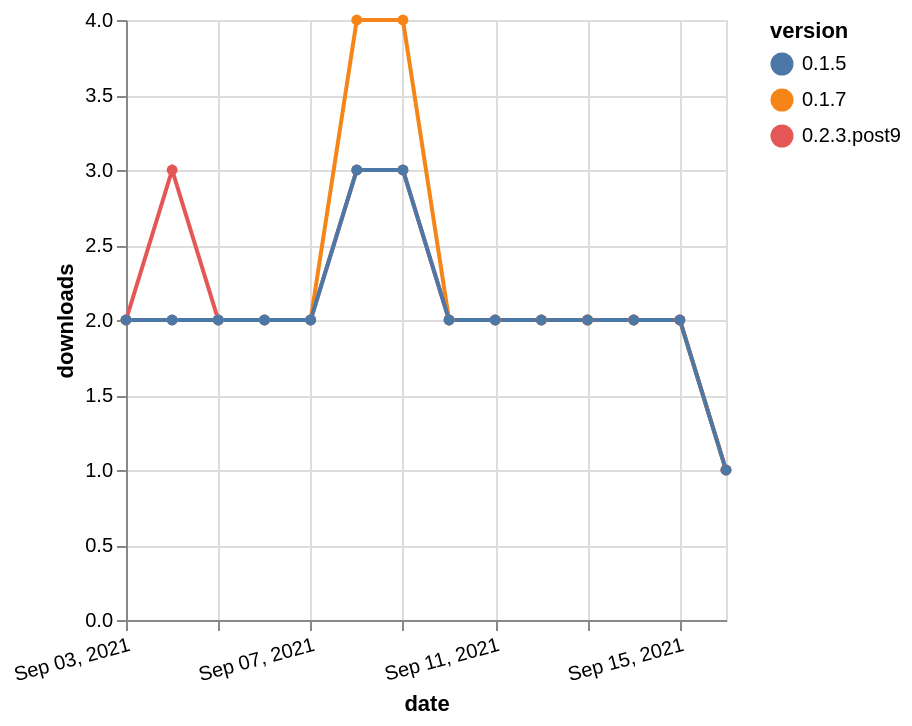

Vega-Lite specification stored for this chart:
### Vega-Lite specification from a JSON file in a GitHub repository (floating-point values rounded to 4 significant figures)
{"$schema": "https://vega.github.io/schema/vega-lite/v5.json", "description": "A simple bar chart with embedded data.", "data": {"values": [{"date": "2021-09-03", "total": 2240, "delta": 2, "version": "0.2.3.post9"}, {"date": "2021-09-04", "total": 2243, "delta": 3, "version": "0.2.3.post9"}, {"date": "2021-09-05", "total": 2245, "delta": 2, "version": "0.2.3.post9"}, {"date": "2021-09-06", "total": 2247, "delta": 2, "version": "0.2.3.post9"}, {"date": "2021-09-07", "total": 2249, "delta": 2, "version": "0.2.3.post9"}, {"date": "2021-09-08", "total": 2252, "delta": 3, "version": "0.2.3.post9"}, {"date": "2021-09-09", "total": 2255, "delta": 3, "version": "0.2.3.post9"}, {"date": "2021-09-10", "total": 2257, "delta": 2, "version": "0.2.3.post9"}, {"date": "2021-09-11", "total": 2259, "delta": 2, "version": "0.2.3.post9"}, {"date": "2021-09-12", "total": 2261, "delta": 2, "version": "0.2.3.post9"}, {"date": "2021-09-13", "total": 2263, "delta": 2, "version": "0.2.3.post9"}, {"date": "2021-09-14", "total": 2265, "delta": 2, "version": "0.2.3.post9"}, {"date": "2021-09-15", "total": 2267, "delta": 2, "version": "0.2.3.post9"}, {"date": "2021-09-16", "total": 2268, "delta": 1, "version": "0.2.3.post9"}, {"date": "2021-09-03", "total": 2744, "delta": 2, "version": "0.1.7"}, {"date": "2021-09-04", "total": 2746, "delta": 2, "version": "0.1.7"}, {"date": "2021-09-05", "total": 2748, "delta": 2, "version": "0.1.7"}, {"date": "2021-09-06", "total": 2750, "delta": 2, "version": "0.1.7"}, {"date": "2021-09-07", "total": 2752, "delta": 2, "version": "0.1.7"}, {"date": "2021-09-08", "total": 2756, "delta": 4, "version": "0.1.7"}, {"date": "2021-09-09", "total": 2760, "delta": 4, "version": "0.1.7"}, {"date": "2021-09-10", "total": 2762, "delta": 2, "version": "0.1.7"}, {"date": "2021-09-11", "total": 2764, "delta": 2, "version": "0.1.7"}, {"date": "2021-09-12", "total": 2766, "delta": 2, "version": "0.1.7"}, {"date": "2021-09-13", "total": 2768, "delta": 2, "version": "0.1.7"}, {"date": "2021-09-14", "total": 2770, "delta": 2, "version": "0.1.7"}, {"date": "2021-09-15", "total": 2772, "delta": 2, "version": "0.1.7"}, {"date": "2021-09-16", "total": 2773, "delta": 1, "version": "0.1.7"}, {"date": "2021-09-03", "total": 2627, "delta": 2, "version": "0.1.5"}, {"date": "2021-09-04", "total": 2629, "delta": 2, "version": "0.1.5"}, {"date": "2021-09-05", "total": 2631, "delta": 2, "version": "0.1.5"}, {"date": "2021-09-06", "total": 2633, "delta": 2, "version": "0.1.5"}, {"date": "2021-09-07", "total": 2635, "delta": 2, "version": "0.1.5"}, {"date": "2021-09-08", "total": 2638, "delta": 3, "version": "0.1.5"}, {"date": "2021-09-09", "total": 2641, "delta": 3, "version": "0.1.5"}, {"date": "2021-09-10", "total": 2643, "delta": 2, "version": "0.1.5"}, {"date": "2021-09-11", "total": 2645, "delta": 2, "version": "0.1.5"}, {"date": "2021-09-12", "total": 2647, "delta": 2, "version": "0.1.5"}, {"date": "2021-09-13", "total": 2649, "delta": 2, "version": "0.1.5"}, {"date": "2021-09-14", "total": 2651, "delta": 2, "version": "0.1.5"}, {"date": "2021-09-15", "total": 2653, "delta": 2, "version": "0.1.5"}, {"date": "2021-09-16", "total": 2654, "delta": 1, "version": "0.1.5"}]}, "width": "container", "mark": {"type": "line", "point": {"filled": true}}, "encoding": {"x": {"field": "date", "type": "temporal", "timeUnit": "yearmonthdate", "title": "date", "axis": {"labelAngle": -15}}, "y": {"field": "delta", "type": "quantitative", "title": "downloads"}, "color": {"field": "version", "type": "nominal"}, "tooltip": {"field": "delta"}}}
